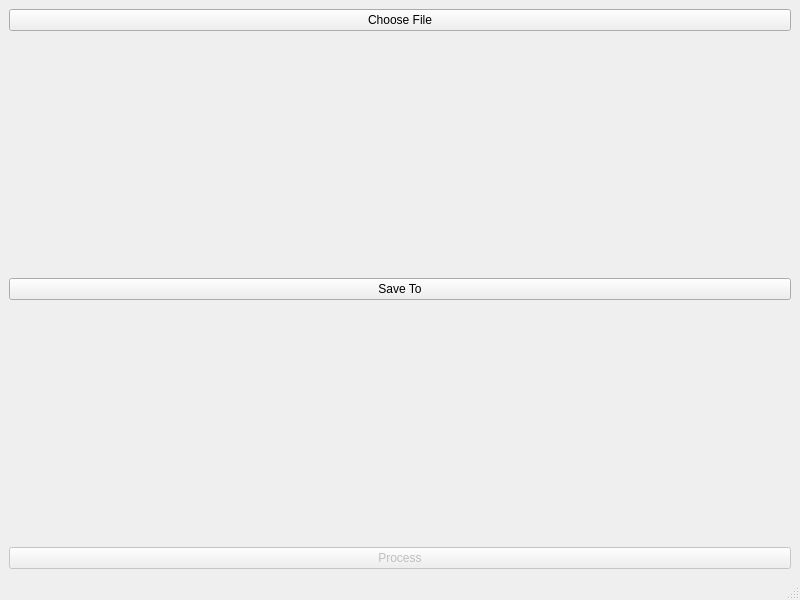
<?xml version="1.0" encoding="UTF-8"?>
<ui version="4.0">
 <class>SpaceDeleterWindow</class>
 <widget class="QMainWindow" name="SpaceDeleterWindow">
  <property name="geometry">
   <rect>
    <x>0</x>
    <y>0</y>
    <width>800</width>
    <height>600</height>
   </rect>
  </property>
  <property name="windowTitle">
   <string>SpaceDeleterWindow</string>
  </property>
  <widget class="QWidget" name="centralwidget">
   <layout class="QVBoxLayout" name="verticalLayout">
    <item>
     <widget class="QPushButton" name="chooseB">
      <property name="text">
       <string>Choose File</string>
      </property>
     </widget>
    </item>
    <item>
     <widget class="QLabel" name="pathFileFrom">
      <property name="text">
       <string/>
      </property>
     </widget>
    </item>
    <item>
     <widget class="QPushButton" name="saveB">
      <property name="text">
       <string>Save To</string>
      </property>
     </widget>
    </item>
    <item>
     <widget class="QLabel" name="pathFileTo">
      <property name="text">
       <string/>
      </property>
     </widget>
    </item>
    <item>
     <widget class="QPushButton" name="processB">
      <property name="enabled">
       <bool>false</bool>
      </property>
      <property name="text">
       <string>Process</string>
      </property>
     </widget>
    </item>
   </layout>
  </widget>
  <widget class="QMenuBar" name="menubar">
   <property name="geometry">
    <rect>
     <x>0</x>
     <y>0</y>
     <width>800</width>
     <height>26</height>
    </rect>
   </property>
  </widget>
  <widget class="QStatusBar" name="statusbar"/>
 </widget>
 <resources/>
 <connections/>
</ui>
